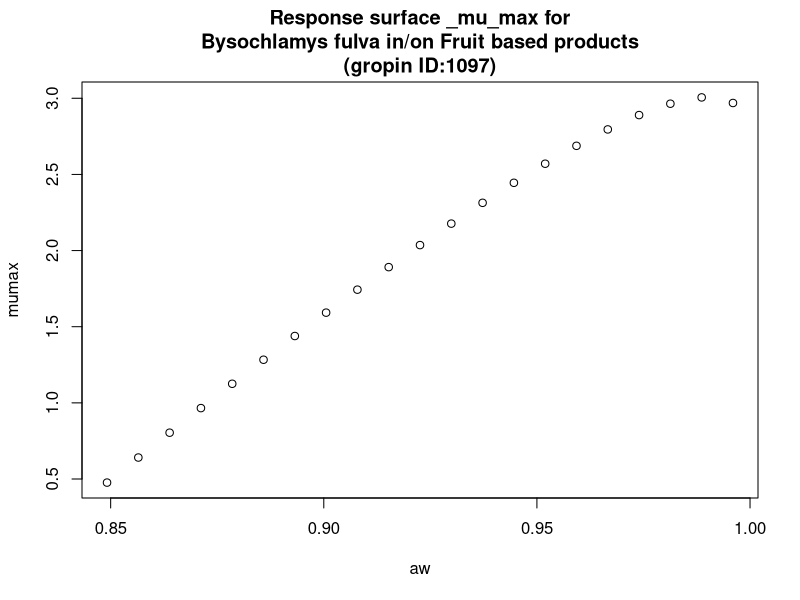

The R script that drew this image:
#############################
# start of Parameter script
#############################
aw <- seq(0.849150849150849,0.995995,length.out=21)
#############################
# end of Parameter script
#############################
############################# 
# start of Model script Gropin ID 1097 
#############################
 
# constant coefficients for this model
 
variables <- data.frame(aw)
argumentsPar <- unique.data.frame(expand.grid(variables))
 
# heart of the model
response_surface <- function(aw) {
   mumax <-(2.712+5.975*sqrt(1-aw)-30.204*((sqrt(1-aw))^2))

	return(mumax=mumax)
} 

# output parameters
responseSurface <- cbind(argumentsPar,response_surface(argumentsPar['aw']))
colnames(responseSurface) <- c(colnames(argumentsPar),'mumax')
#############################
# End of Model script
#############################
############################# 
# start of Visualisation script Gropin ID 1097 
#############################
titleText <-'Response surface _mu_max for
Bysochlamys fulva in/on Fruit based products
(gropin ID:1097)'
plot(aw,responseSurface$'mumax',xlab='aw',
                          ylab='mumax',main=titleText)
#############################
# End of Visualisation script
#############################
